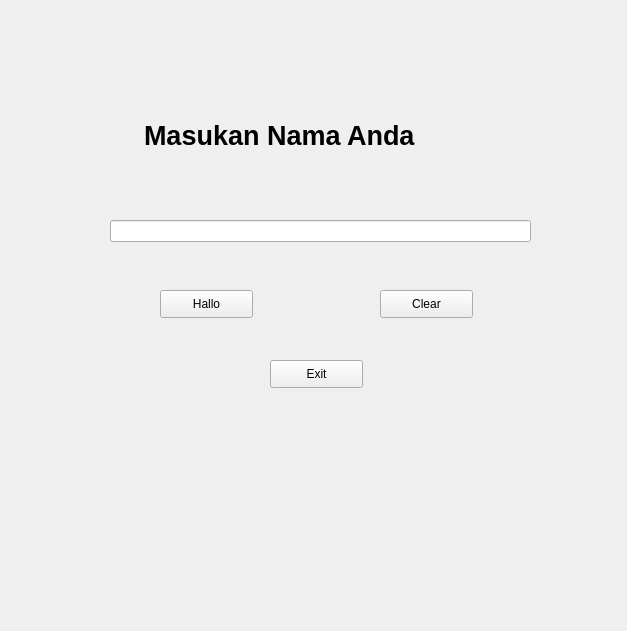
<?xml version="1.0" encoding="UTF-8"?>
<ui version="4.0">
 <class>Form</class>
 <widget class="QWidget" name="Form">
  <property name="geometry">
   <rect>
    <x>0</x>
    <y>0</y>
    <width>627</width>
    <height>631</height>
   </rect>
  </property>
  <property name="windowTitle">
   <string>Form</string>
  </property>
  <widget class="QLabel" name="label">
   <property name="geometry">
    <rect>
     <x>144</x>
     <y>110</y>
     <width>361</width>
     <height>51</height>
    </rect>
   </property>
   <property name="font">
    <font>
     <pointsize>20</pointsize>
     <weight>75</weight>
     <bold>true</bold>
    </font>
   </property>
   <property name="text">
    <string>Masukan Nama Anda</string>
   </property>
  </widget>
  <widget class="QLineEdit" name="namaEdit">
   <property name="geometry">
    <rect>
     <x>110</x>
     <y>220</y>
     <width>421</width>
     <height>22</height>
    </rect>
   </property>
  </widget>
  <widget class="QPushButton" name="hallo">
   <property name="geometry">
    <rect>
     <x>160</x>
     <y>290</y>
     <width>93</width>
     <height>28</height>
    </rect>
   </property>
   <property name="text">
    <string>Hallo</string>
   </property>
  </widget>
  <widget class="QPushButton" name="clear">
   <property name="geometry">
    <rect>
     <x>380</x>
     <y>290</y>
     <width>93</width>
     <height>28</height>
    </rect>
   </property>
   <property name="text">
    <string>Clear</string>
   </property>
  </widget>
  <widget class="QPushButton" name="keluar">
   <property name="geometry">
    <rect>
     <x>270</x>
     <y>360</y>
     <width>93</width>
     <height>28</height>
    </rect>
   </property>
   <property name="text">
    <string>Exit</string>
   </property>
  </widget>
 </widget>
 <resources/>
 <connections>
  <connection>
   <sender>clear</sender>
   <signal>clicked()</signal>
   <receiver>namaEdit</receiver>
   <slot>clear()</slot>
   <hints>
    <hint type="sourcelabel">
     <x>426</x>
     <y>303</y>
    </hint>
    <hint type="destinationlabel">
     <x>526</x>
     <y>233</y>
    </hint>
   </hints>
  </connection>
  <connection>
   <sender>keluar</sender>
   <signal>clicked()</signal>
   <receiver>Form</receiver>
   <slot>close()</slot>
   <hints>
    <hint type="sourcelabel">
     <x>316</x>
     <y>373</y>
    </hint>
    <hint type="destinationlabel">
     <x>313</x>
     <y>315</y>
    </hint>
   </hints>
  </connection>
 </connections>
</ui>
